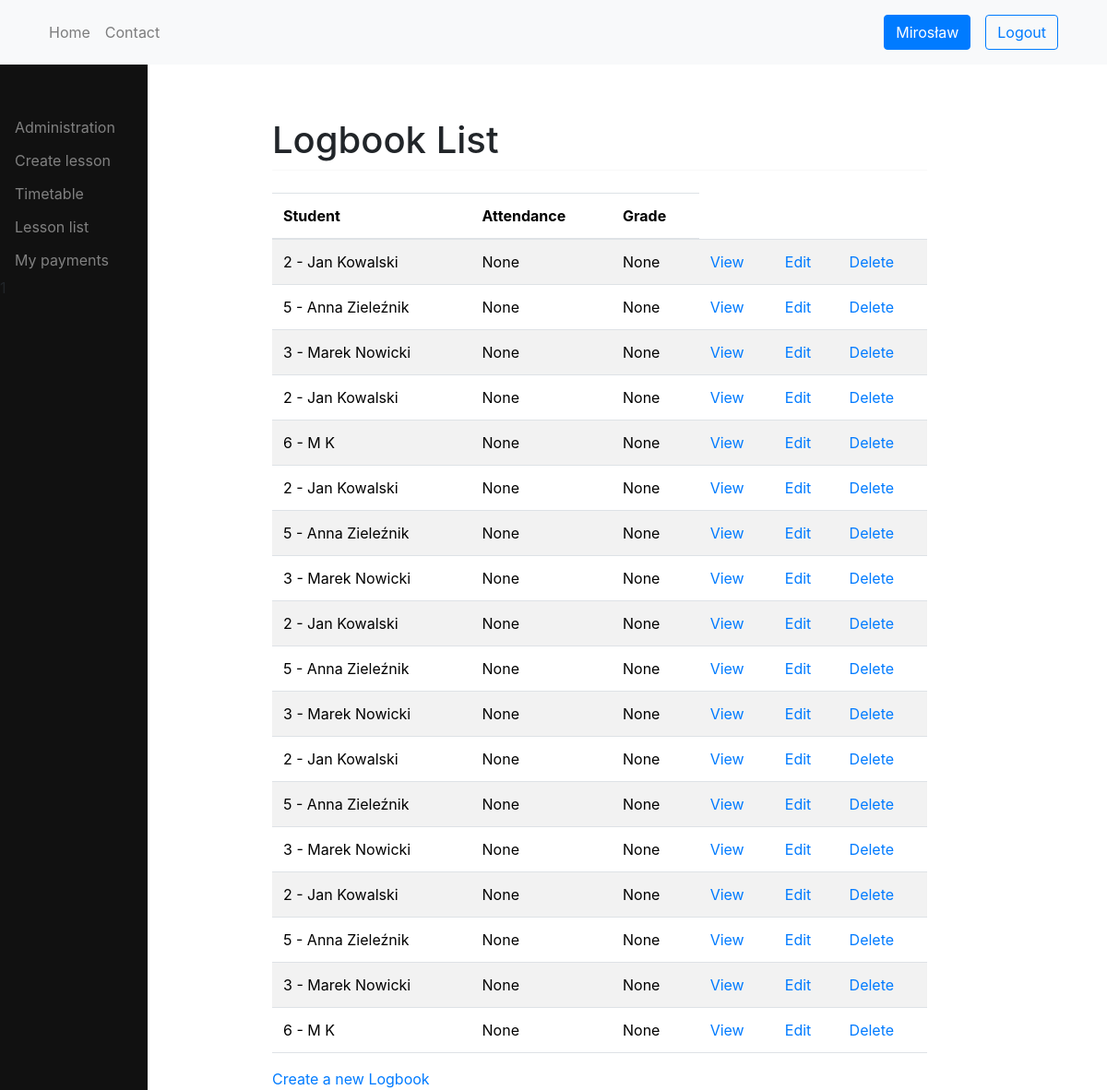
Page /logbook/list/ (signed in) on the earlier database version.
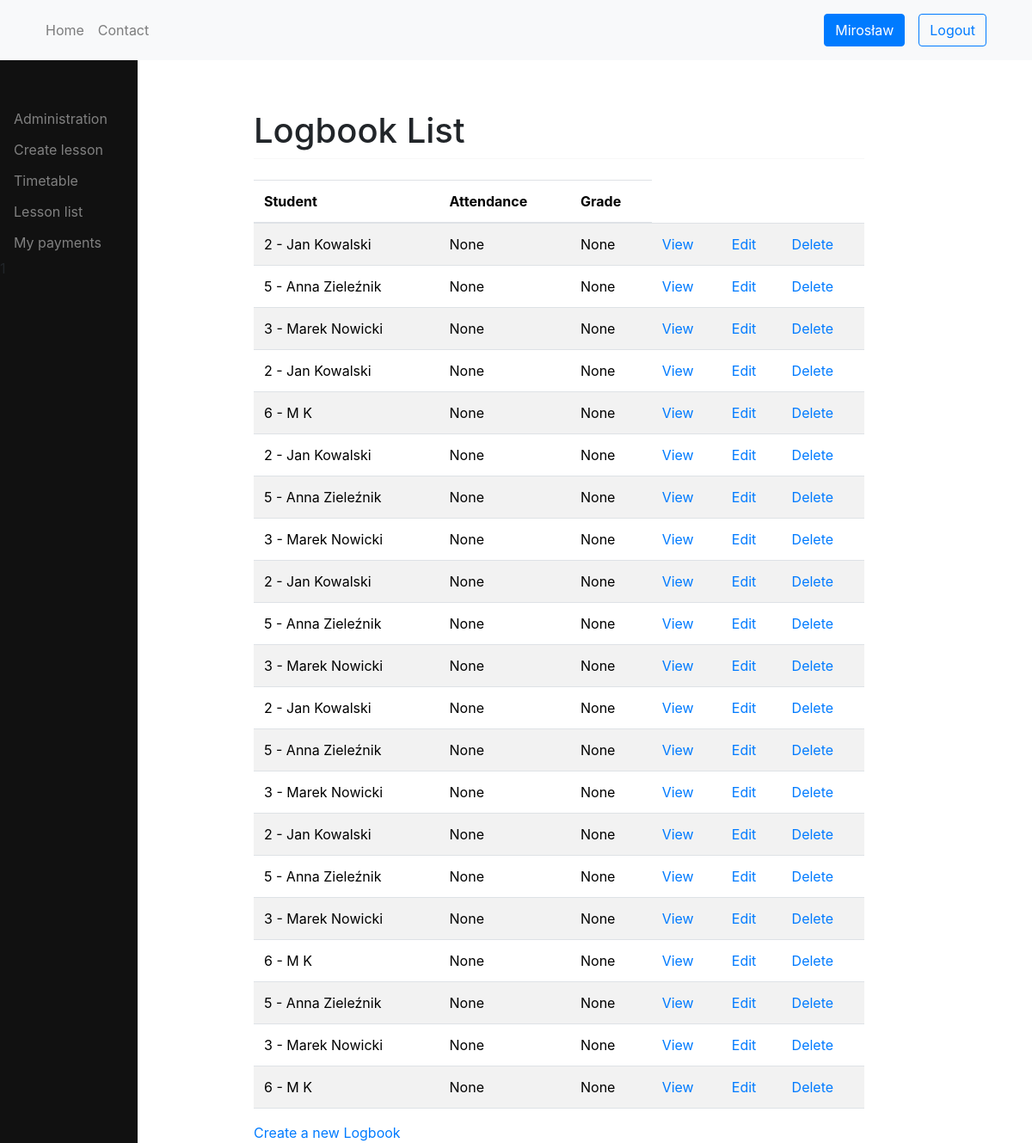
Same page on the later database version.
### logbook/models.py (models this page shows, shortened)
class Logbook(models.Model):
    student = models.ForeignKey(Student, related_name='logbook', on_delete=models.CASCADE)
    subject = models.ForeignKey(Subject, related_name='logbook', on_delete=models.CASCADE, default=None)
    lesson = models.ForeignKey(Lesson, related_name='logbook', on_delete=models.CASCADE, default=None)
    grade = models.CharField(max_length=20, default=None, blank=True, null=True)
    comment = models.TextField(default=None, blank=True, null=True)
    PRESENT = "P"
    ABSENT = "A"
    EXCUSED = "E"
    STATUS_CHOICES = [
        (PRESENT, "Present"),
        (ABSENT, "Absent"),
        (EXCUSED, "Excused"),
    ]
    attendance = models.CharField(max_length=1, choices=STATUS_CHOICES, default=None, blank=True, null=True)

### users/models.py (models this page shows, shortened)
class Student(models.Model):
    user = models.OneToOneField(User, on_delete=models.CASCADE)
    enrollment_date = models.DateField()
    def __str__(self):
        return f'{self.user}'

class User(AbstractUser):
    username = None
    email = models.EmailField(_('email address'), unique=True)
    phone = models.CharField(blank=True, null=True, max_length=16, help_text='Contact phone number')
    address = models.TextField('address', max_length=255, blank=True, null=True)
    date_of_birth = models.DateField(null=True, blank=True)
    USERNAME_FIELD = 'email'
    REQUIRED_FIELDS = []
    objects = CustomUserManager()
    def __str__(self):
        return f'{self.id} - {self.first_name} {self.last_name}'

### logbook/views.py (the view, shortened to what this page needs)
# urls.py: path('list/', views.LogbookListView.as_view(), name='logbook-list'),
class LogbookListView(UserPassesTestMixin, ListView):
    model = Logbook
    template_name = 'logbook_list.html'
    context_object_name = 'logbooks'
    def get_queryset(self):
        queryset = super().get_queryset()
        lesson_id = self.request.GET.get('lesson')
        student_id = self.request.GET.get('student')
        if lesson_id:
            return Logbook.objects.filter(lesson_id=lesson_id)
        elif student_id:
            return Logbook.objects.filter(student_id=student_id)
        else:
            return Logbook.objects.all()
    def test_func(self):
        return self.request.user.has_perm('logbook.view_logbook')

### logbook/templatetags/auth_extras.py (called while the page is built)
@register.filter(name='has_group')
def has_group(user, group_name):
    group = Group.objects.get(name=group_name)
    return True if group in user.groups.all() else False

### logbook/templates/logbook_list.html
{% extends 'base.html' %}
{% block content %}
    <h1 class="mt-2">Logbook List</h1>
	<hr class="mt-0 mb-4">
    <table class="table table-striped">
        <thead>
            <tr>
                <th>Student</th>
                <th>Attendance</th>
                <th>Grade</th>
            </tr>
        </thead>
        <tbody>
            {% for logbook in logbooks %}
                <tr>
                    <td>{{ logbook.student }}</td>
                    <td>{{ logbook.attendance }}</td>
                    <td>{{ logbook.grade }}</td>
                    <td><a href="{% url 'logbook:logbook-detail' logbook.id %}">View</a></td>
                    <td><a href="{% url 'logbook:logbook-update' logbook.id %}">Edit</a></td>
                    <td><a href="{% url 'logbook:logbook-delete' logbook.id %}">Delete</a></td>
                </tr>
            {% endfor %}
        </tbody>
    </table>
    <a href="{% url 'logbook:logbook-create' %}">Create a new Logbook</a>
{% endblock %}

Differences in the rows shown:
added Logbook: student "5 - Anna Zieleźnik", attendance "None", grade "None"
added Logbook: student "3 - Marek Nowicki", attendance "None", grade "None"
added Logbook: student "6 - M K", attendance "None", grade "None"
